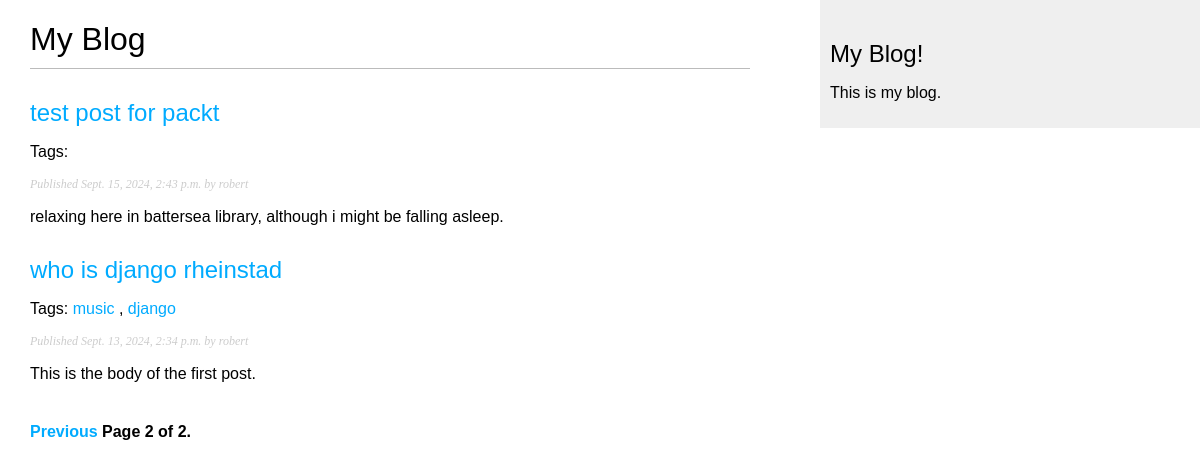
Screenshot of /blog/?page=2 with the database file from the repository.
### blog/models.py (models this page shows, shortened)
class Post(models.Model):
    class Status(models.TextChoices):
        DRAFT = 'DF', 'Draft'
        PUBLISHED = 'PB', 'Published'
    title = models.CharField(max_length=250)
    slug = models.SlugField(
        max_length=250,
        unique_for_date='publish'
        )
    author = models.ForeignKey(
        settings.AUTH_USER_MODEL,
        on_delete=models.CASCADE,
        related_name="blog_posts"
    )
    body = models.TextField()
    publish = models.DateTimeField(default=timezone.now)
    created = models.DateTimeField(auto_now_add=True)
    updated = models.DateTimeField(auto_now=True)
    status = models.CharField(
        max_length=2,
        choices=Status,
        default=Status.DRAFT
    )
    objects = models.Manager()  #default manager
    published = PublishedManager()  #custom manager
    tags = TaggableManager()
    class Meta:
        ordering = ['-publish']
        indexes = [
            models.Index(fields=['-publish']),
        ]
    def get_absolute_url(self):
        return reverse(
            'blog:post_detail',
            args=[
                self.publish.year,
                self.publish.month,
                self.publish.day,
                self.slug
            ]
        )

### blog/views.py (the view)
# urls.py: path('', views.post_list, name='post_list'),
def post_list(request, tag_slug=None):
    post_list = Post.published.all()
    tag = None
    if tag_slug:
        tag = get_object_or_404(Tag, slug=tag_slug)
        post_list = post_list.filter(tags__in=[tag])
    paginator = Paginator(post_list, 3)
    page_number = request.GET.get('page', 1)
    try:
        posts = paginator.page(page_number)
    except PageNotAnInteger:
        posts = paginator.page(1)
    except EmptyPage:
        posts = paginator.page(paginator.num_pages)
    return render(
        request,
        'blog/post/list.html',
        {
            'posts': posts,
            'tag': tag
        }
    )

### blog/models.py (called while the page is built)
    def get_queryset(self):
        return (
            super().get_queryset().filter(status=Post.Status.PUBLISHED)
        )

### blog/templates/blog/post/list.html (shortened to what this page needs)
{% extends 'blog/base.html' %}
{% block content %}
    <h1>My Blog</h1>
    {% for post in posts %}
        <h2>
            <a href="{{ post.get_absolute_url }}">
                {{ post.title }}
            </a>
        </h2>
        <p class="tags">
            Tags:
            {% for tag in post.tags.all %}
                <a href="{% url 'blog:post_list_by_tag' tag.slug %}">
                    {{ tag.name }}
                </a>{% if not forloop.last %}, {% endif %}
            {% endfor %}
        </p>
        <p class="date">
            Published {{post.publish }} by {{ post.author }}
        </p>
        {{ post.body|truncatewords:30|linebreaks }}
    {% endfor %}
    {% include "pagination.html" with page=posts %}
{% endblock %}

### blog/static/css/blog.css (style rules this page uses)
body { margin:0; padding:0; font-family:helvetica, sans-serif; }
a { color:#00abff; text-decoration:none; }
h1 { font-weight:normal; border-bottom:1px solid #bbb; padding:0 0 10px 0; }
h2 { font-weight:normal; margin:30px 0 0; }
p.date { color:#ccc; font-family: georgia, serif; font-size: 12px; font-style: italic; }

### rows the page displays
Post: title "test post for packt", publish "Sept. 15, 2024, 2:43 p.m.", author "robert", body "relaxing here in battersea library, although i might be falling asleep."
Post: title "who is django rheinstad", publish "Sept. 13, 2024, 2:34 p.m.", author "robert", body "This is the body of the first post."
Tag: name "music"
Tag: name "django"

### other values shown
{{ page.number }} "2"
{{ page.paginator.num_pages }} "2"
